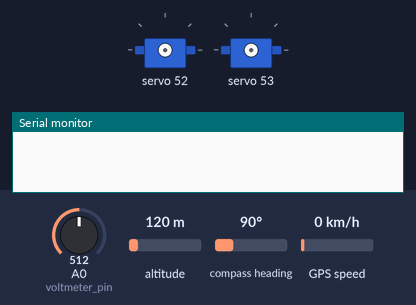
Bench run of a sketch on a simulated Arduino Uno, built with avr-gcc and run on an emulated ATmega328P. Shown: 2 × servo, the last lines printed to the serial monitor. The inputs (shaded band) are chosen by the test bench; at power-on: A0 (voltmeter_pin) = 512, altitude 120 m, compass heading 90°, GPS speed 0 km/h. Storage starts empty; the GPS gets a fix after 3 s at 37.7749, -122.4194 with 8 satellites.

Above: at 0.1 s.
At 9.24 s:
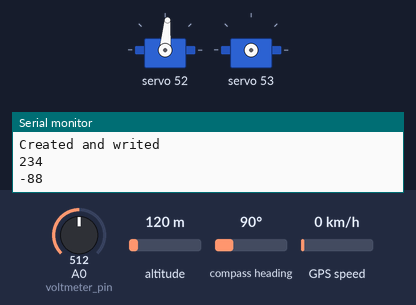
At 10.2 s:
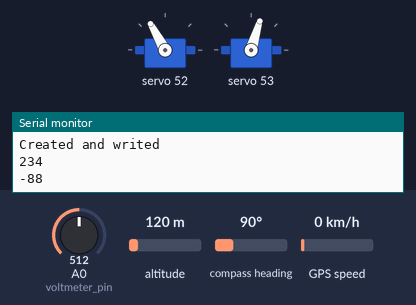
Timing chart, 0 to 11.7 s (numbered marks = the images above):
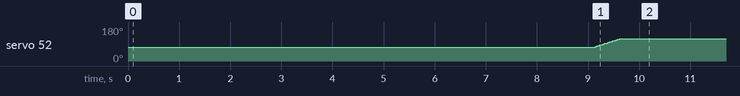

The sketch:

Vezerlo2.ino
```cpp
#include <TinyGPS++.h>
#include <SoftwareSerial.h>
#include <Math.h>
#include "Time.h"
#include "Solarlib.h"
#include "Adafruit_PWMServoDriver.h"
#include <SPI.h>
#include <SD.h>

#define timeZoneOffset +2

#define SDCardCsPin 4
#define SDCardClock 13

#define ServoAddress 0x6F
#define SERVOMIN 90
#define SERVOMAX 440
#define SZOGMIN 10
#define SZOGMAX 170
#define SZOGKOZEP 90

#define SZOGDEFAULT 90

#define ServoED 0
#define ServoKNY 1

#define voltmeter_pin A0

static const int RXPin = 9, TXPin = 8;
static const uint32_t GPSBaud = 9600;
static const double szogenkent=(SERVOMAX-SERVOMIN)/180.0;

// The TinyGPS++ object
TinyGPSPlus gps;

// The serial connection to the GPS device
SoftwareSerial ss(RXPin, TXPin);

Adafruit_PWMServoDriver pwm = Adafruit_PWMServoDriver(ServoAddress);

// For stats that happen every 5 seconds
unsigned long last = 0UL;
int degreeED;
int degreeKNY;


int old_ED=90;
int old_KNY=90;

File myFile;
int x=0;

int szamlalo=0;
//********************************************************************************************
//Alap beállítások
void setup() {
  Serial.begin(115200);
  ss.begin(GPSBaud);

  pwm.begin();
  pwm.setPWMFreq(50);


  //yield();
//  servo_bolintas();


  if (!SD.begin(SDCardClock,SDCardCsPin)){
    Serial.println("SD Error");
  }
}

//********************************************************************************************
//Servo alap bólintása
/*void servo_bolintas(){
  delay(1000);
  moveServos(SZOGKOZEP,SZOGKOZEP);
  delay(1000);
  //Észak-dél bólintás
  moveServos(SZOGMIN,SZOGKOZEP);
  delay(1000);
  moveServos(SZOGMAX,SZOGKOZEP);
  delay(1000);
  //vissza
  moveServos(SZOGKOZEP,SZOGKOZEP);
  delay(1000);
  //Kelet-Nyugat bólintás
  moveServos(SZOGKOZEP,SZOGMIN);
  delay(1000);
  moveServos(SZOGKOZEP,SZOGMAX);
  delay(1000);
  //vissza
  moveServos(SZOGKOZEP,SZOGKOZEP);
  delay(1000);
}*/

//********************************************************************************************
//Fő loop
void loop() {
  while (ss.available() > 0)
    gps.encode(ss.read());

  if(x==1){
  szamlalo++;
  delay(10000);
}

if(szamlalo==60){
  x=0;
  szamlalo=0;
}

  if ((gps.location.isUpdated())&&(gps.date.isValid())&&(gps.time.isValid())&&(x==0))
  {
	//***********************************
	//****Bemozgatott mérés
	//Létrehozom a változókat
	double latt=gps.location.lat();
	double lngg=gps.location.lng();
	uint8_t dayy=gps.date.day();
	uint8_t monthh=gps.date.month();
	uint16_t yearr=gps.date.year();
	uint8_t hourr=gps.time.hour();
	uint8_t minutee=gps.time.minute();
	uint8_t secondd=gps.time.second();
	uint8_t centisecondd=gps.time.centisecond();
	//kiszámítom a szögeket
    calculateDegree(latt,lngg,
                    dayy,monthh,yearr,
                    hourr,minutee,secondd,centisecondd,
                    degreeED,degreeKNY);
	//Bemozgatom a szervót
	moveServos(degreeED,degreeKNY);
	delay(5000);
	//mérés
	float data=metric();
	//mentés
	printto_normal(yearr,monthh,dayy,hourr,minutee,degreeED,degreeKNY,data);
	delay(1000);
  Serial.println(degreeED);
  Serial.println(degreeKNY);

	//***********************************
	//*****Adott pozícióban mérés
	//Bemozgatás
	moveServos(140,SZOGKOZEP);
	delay(5000);
	//mérés
	data=metric();
	//mentés
	printto_notnormal(yearr,monthh,dayy,hourr,minutee,degreeED,degreeKNY,data);
	delay(1000);
  x=1;
  }
}

//**************************************************************************************************
//Pozíciószámítás
void calculateDegree(double lat, double lng,
                     uint8_t day, uint8_t month, uint16_t year,
                     uint8_t hour, uint8_t minute, uint8_t second, uint8_t centisecond,
                     int &degreeED, int &degreeKNY){
   tmElements_t t1;
   t1.Second=second;
   t1.Minute=minute;
   t1.Hour=hour;
   //uint8_t Wday;   // day of week, sunday is day 1
   t1.Day=day;
   t1.Month=month;
   t1.Year=year-1970;
   time_t t=makeTime(t1);
   initSolarCalc(timeZoneOffset,lat,lng);
   setTime(t);
   int alfa=getSAA(t);
   bool E_D;
   if(alfa>180){
    E_D=true;
   }else{
    E_D=true;
   }
   if(alfa>=0&&alfa<90){
    //E_D=true;
   }else {
    if(alfa>=90&&alfa<=180){
      //E_D=false;
      alfa=179-alfa;
    }else {
      if(alfa>180&&alfa<=270){
        //E_D=false;
        alfa-=181;
      }else {
        if(alfa>270&&alfa<=360){
          //E_D=true;
          alfa=269-alfa;
          //alfa-=181;
        }
      }
    }
   }
   double beta_rad=getSEA(t)*M_PI/180.0;
   double alfa_rad=alfa*M_PI/180.0;
   degreeED=atan(cos(M_PI/2-beta_rad)/cos(alfa_rad)/cos(beta_rad))*180.0/M_PI;
   if(E_D)
    degreeED=180-degreeED;

   //Eddig az Észak-Dél szöget számoltam
   //*************************************************************************************************
   //Kelet-Nyugat
   alfa=getSAA(t);
   bool K_NY;
   if(alfa>180){
    K_NY=true;
   }else{
    K_NY=false;
   }
   if(alfa>0&&alfa<=90){
    alfa=90-alfa;
   }else {
    if(alfa>90&&alfa<=180){
      alfa-=90;
    }else {
      if(alfa>180&&alfa<=270){
        alfa=270-alfa;
      }else {
        if(alfa>270&&alfa<=360){
          alfa-=270;
        }
      }
    }
   }
   alfa_rad=alfa*M_PI/180.0;
   degreeKNY=atan(cos(M_PI/2-beta_rad)/cos(alfa_rad)/cos(beta_rad))*180.0/M_PI;
   if(K_NY)
    degreeKNY=180-degreeKNY;
}

//********************************************************************************************************
//Szervo-k bemozgatása szögekre
bool moveServos(int degreeED, int degreeKNY){
  if(degreeED<SZOGMIN||degreeED>SZOGMAX||degreeKNY<SZOGMIN||degreeKNY>SZOGMAX){

  }else{
    int ertek;
    if(old_ED<degreeED){
      for(int i=old_ED;i<=degreeED;i++){
        ertek=i*szogenkent+SERVOMIN;
        pwm.setPWM(ServoED,0,ertek);
        delay(10);
      }
    }else{
      for(int i=old_ED;i>=degreeED;i--){
        ertek=i*szogenkent+SERVOMIN;
        pwm.setPWM(ServoED,0,ertek);
        delay(10);
      }
    }
    old_ED=degreeED;
    delay(500);
    if(old_KNY<degreeKNY){
      for(int i=old_KNY;i<=degreeKNY;i++){
        ertek=i*szogenkent+SERVOMIN;
        pwm.setPWM(ServoKNY,0,ertek);
        delay(10);
      }
    }else{
      for(int i=old_KNY;i>=degreeKNY;i--){
        ertek=i*szogenkent+SERVOMIN;
        pwm.setPWM(ServoKNY,0,ertek);
        delay(10);
      }
    }
    old_KNY=degreeKNY;
  }
}

//**************************************************************************************************
//Mérés, visszaadja a mért feszültséget
float metric(){
  int sensorvalue=analogRead(voltmeter_pin);
  float b=sensorvalue*(5.0/1023.0);
  Serial.println(b);
  return b;
}

//**************************************************************************************************
//Fájlba belementi az adatot
void printto_normal(const int &dayy, const int &monthh, const int &yearr,
            const int &hourr, const int &minn,
            const int &degreeED, const int &degreeKNY, const float &volt){
  myFile=SD.open("Normal.txt", FILE_WRITE);
  Serial.println("Create testfile");
  if (myFile) {
    Serial.println("Created and writed");

    myFile.print(dayy);
    myFile.print(".");
    myFile.print(monthh);
    myFile.print(".");
    myFile.print(yearr);
    myFile.print(".");
    myFile.print("\t");
    myFile.print(hourr);
    myFile.print(":");
    myFile.print(minn);
    myFile.print("\t");
    myFile.print(degreeED);
    myFile.print("\t");
    myFile.print(degreeKNY);
    myFile.print("\t");
    myFile.print(volt);
    myFile.print("\n");
    myFile.close();
  }else{
    Serial.println("Not created");
  }
}

//**************************************************************************************************
//Fájlba belementi az adatot
void printto_notnormal(const int &dayy, const int &monthh, const int &yearr,
            const int &hourr, const int &minn,
            const int &degreeED, const int &degreeKNY, const float &volt){
  myFile=SD.open("Beall.txt", FILE_WRITE);
  Serial.println("Create testfile");
  if (myFile) {
    Serial.println("Created and writed");
    myFile.print(dayy);
    myFile.print("\t");
    myFile.print(monthh);
    myFile.print("\t");
    myFile.print(yearr);
    myFile.print("\t");
    myFile.print(hourr);
    myFile.print(":");
    myFile.print(minn);
    myFile.print("\t");
    myFile.print(degreeED);
    myFile.print("\t");
    myFile.print(degreeKNY);
    myFile.print("\t");
    myFile.print(volt);
    myFile.print("\t");
    myFile.println("\n");
    myFile.close();
  }else{
    Serial.println("Not created");
  }
}
```

Solarlib.h
```cpp
// (licence header left out)
#ifndef Solarlib_h
#define Solarlib_h

#include "Arduino.h"
#include "math.h"
#include "Time.h"

#define julianUnixEpoch  2440587.5 // julian days to start of unix epoch

typedef struct {
  int tzOffset;	// Time zone Offset, zones west of GMT are negative
  double lat;		// Latitude of site, values north of equator are positive
  double lon;		// Longitude of site, values west of GMT are negative
  double timeFracDay;  // Fraction of day past midnight for current time
  long unixDays;  // Days since 1970-1-1
  double JDN;     // Julian Day Number
  double JCN;     // Julian Century Number
  double GMLS;    // Geometric Mean Longitude of Sun
  double GMAS;    // Geometric Mean Anomaly of Sun
  double EEO;     // Eccentricity of Earth Orbit (degrees)
  double SEC;     // Sun Equation of Center
  double STL;     // Sun True Longitude (degrees)
  double STA;     // Sun True Anomaly (degrees)
  double SRV;     // Sun Radian Vector (degrees)
  double SAL;     // Sun Apparent Longitude
  double MOE;     // Mean Oblique Ecliptic (degrees)
  double OC;      // Oblique correction
  double SRA;     // Sun Right Ascension (degrees)
  double SDec;    // Sun Declination (degrees)
  double vy;		// var y
  double EOT;     // Equation of Time (minutes)
  double HAS;     // Hour Angle Sunrise (degrees)
  double SolarNoonfrac;       // Solar noon (fractional day)
  double SolarNoonDays;   // Solar Noon (days since 1970-1-1)
  time_t SolarNoonTime;   // Solar Noon time (Time Object)
  double Sunrise;     // Sunrise time (unix time, seconds)
  time_t SunriseTime; // Sunrise time (Time object)
  double Sunset;      // Sunset times (unix time, seconds)
  time_t SunsetTime;  // Sunset time (Time object)
  double SunDuration; // Sunlight Duration (minutes)
  double TST;     // True Solar Time (minutes)
  double HA;      // Hour Angle (degrees)
  double SZA;  // Solar Zenith Angle (degrees)
  double SEA;     // Solar Elevation Angle (degrees)
  double AAR;  // Approximate Atmospheric Refraction
  double SEC_Corr; // Solar Elevation, Corrected (degrees)
  double SAA; // Solar Azimuth Angle (degrees)
} SolarElements;
//----------------------------------------------------------------------------
// Functions
// Initialization function to put time zone offset, latitude, and longitude in
// the SolarElements structure
void initSolarCalc(int tzOffset, double lat, double lon);
// Return latitude used in solar calculations
double getlat();
// Return longitude used in solar calculations
double getlon();
// Return time zone offset. Zones west of GMT are negative
int gettzOffset();
// Get the fraction of the day past midnight for the current time
double gettimeFracDay(time_t t);
// Get whole days since 1970-1-1
long getunixDays(time_t t);
// Extract Julian Day number (adjusted to GMT time zone)
double getJDN(time_t t);
// Extract Julian Century
double getJCN(time_t t);
// Extract Geometric Mean Longitudes of Sun (degrees)
double getGMLS(time_t t);
// Extract Geometric Mean Anomaly of the Sun
double getGMAS(time_t t);
// Extract Eccentricity of Earth Orbit
double getEEO(time_t t);
// Extract Sun Equation of Center
double getSEC(time_t t);
// Extract Sun True Longitude (degrees)
double getSTL(time_t t);
// Extract Sun True Anomaly (degrees)
double getSTA(time_t t);
// Extract Sun Radian Vector (Astronomical Units)
double getSRV(time_t t);
// Extract Sun Apparent Longitude (degrees)
double getSAL(time_t t);
// Extract Mean Oblique Ecliptic (degrees)
double getMOE(time_t t);
// Extract Oblique correction (degrees)
double getOC(time_t t);
// Extract Sun Right Ascension (degrees)
double getSRA(time_t t);
// Extract Sun Declination (degrees)
double getSDec(time_t t);
// Extract var y
double getvy(time_t t);
// Extract Equation of Time (minutes)
double getEOT(time_t t);
// Extract Hour Angle Sunrise (degrees)
double getHAS(time_t t);
// Extract Solar Noon (fraction of a day)
double getSolarNoonfrac(time_t t);
// Extract Solar Noon Days (days since 1970-1-1, local time zone)
double getSolarNoonDays(time_t t);
// Extract Solar Noon Time (Time object, seconds since 1970-1-1)
time_t getSolarNoonTime(time_t t);
// Extract Sunrise (seconds since 1970-1-1, local time zone)
double getSunrise(time_t t);
// Extract Sunrise as Time object (seconds since 1970-1-1, local time zone)
time_t getSunriseTime(time_t t);
// Extract Sunset time (seconds since 1970-1-1, local time zone)
double getSunset(time_t t);
// Extract Sunset as Time object (seconds since 1970-1-1, local time zone)
time_t getSunsetTime(time_t t);
// Extract Sunlight Duration (day length, minutes)
double getSunDuration(time_t t);
// Extract True Solar Time (minutes)
double getTST(time_t t);
// Extract Hour Angle (degrees)
double getHA(time_t t);
// Extract Solar Zenith Angle (degrees)
double getSZA(time_t t);
// Extract Solar Elevation Angle (degrees above horizontal)
double getSEA(time_t t);
// Extract Approximate Atmospheric Refraction (degrees)
double getAAR(time_t t);
// Extract Solar Elevation Corrected for Atmospheric refraction (degrees)
double getSEC_Corr(time_t t);
// Extract Solar Azimuth Angle (degrees clockwise from North)
double getSAA(time_t t);

// Main function to update the contents of the Solar Elements structure SE with
// new solar calculations, using the given Time t input. The initSolarCalc()
// function must previously have been run once so that the appropriate time zone
// offset, latitude, and longitude are set.
void calcSolar(time_t t, SolarElements &se);

#endif
```

Source omitted: Solarlib.cpp (14617 bytes)

Measured:
- by itself, servo 52: moves from 73° to 119° over 0.53 s
